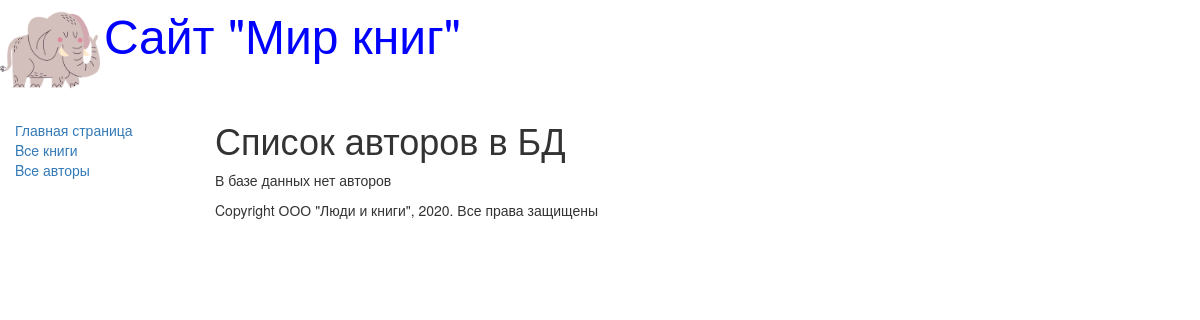
/authors/, run on an earlier commit of the app's database.
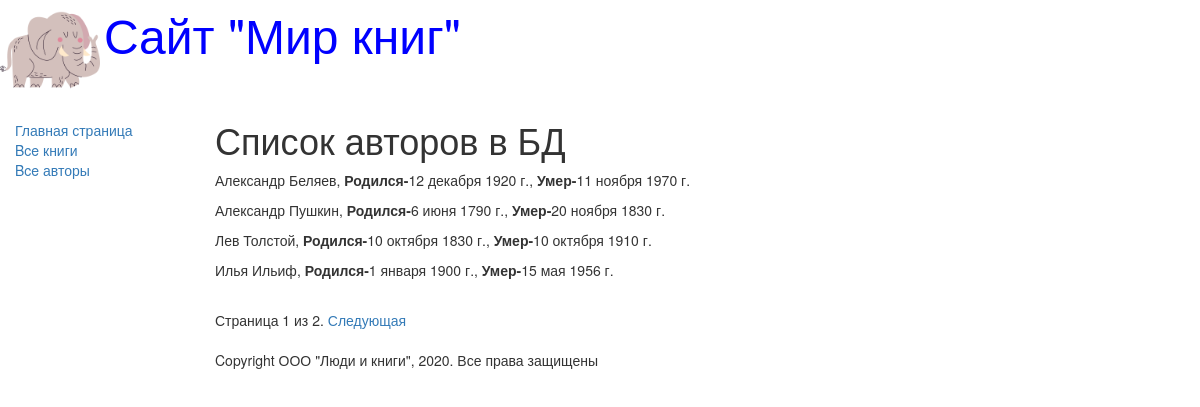
And on a later commit of the database.
### catalog/models.py (models this page shows, shortened)
class Author(models.Model):
    first_name = models.CharField(max_length=100, help_text='Ведите имя автора',
                                  verbose_name='Имя автора')
    last_name = models.CharField(max_length=100, help_text='Ведите фамилию автора',
                                 verbose_name='Фамилия автора')
    date_of_birth = models.DateField(help_text='Введите дату рождения',
                                     verbose_name='Дата рождения',
                                     null=True, blank=True)
    date_of_death = models.DateField(help_text='Введите дату смерти',
                                     verbose_name='Дата смерти',
                                     null=True, blank=True)

### catalog/views.py (the view)
# urls.py: url(r'^authors/$', views.AuthorListView.as_view(), name='authors'), # http://127.0.0.1:8000/authors/
class AuthorListView(generic.ListView):
    model = Author
    paginate_by = 4

### templates/catalog/author_list.html
{% extends "base_generic.html" %}
{% block content %}
    <h1>Список авторов в БД</h1>
    {% if author_list %}
        {% for author in author_list.all %}
        <p>
            {{ author.first_name }} {{ author.last_name }},
            <strong>Родился-</strong>{{ author.date_of_birth }},
            <strong>Умер-</strong>{{ author.date_of_death }}
        </p>
        {% endfor %}
    {% else %}
      <p>В базе данных нет авторов</p>
    {% endif %}
{% endblock %}

### templates/base_generic.html (shortened to what this page needs)
<!DOCTYPE html>
<html lang="en">
<head>
    <link rel="stylesheet"
        href="https://maxcdn.bootstrapcdn.com/bootstrap/3.3.7/css/bootstrap.min.css">
    {% load static %}
        <link rel="stylesheet" href="{% static 'css/styles.css' %}">
    {% block head %}
        <img src="{% static 'images/logotype.png' %}"
            style="width:100px; height:100px;" align="absmiddle" alt="Not found">
        <font size=7, color="blue">Сайт "Мир книг"</font>
    {% endblock %}
</head>
<body>
    <div class="container-fluid">
        <div class="row">
            <div class="col-sm-2">
                {% block sidebar %}
                <ul class="sidebar-nav">
                    <li><a href="{% url 'index' %}">Главная страница</a></li>
                    <li><a href="{% url 'books' %}">Bce книги</a></li>
                    <li><a href="{% url 'authors' %}">Bce авторы</a></li>
                </ul>
                {% endblock %}
            </div>
            <div class="col-sm-10">
                {% block content %}{% endblock %}
                {% block pagination %}
                    {% if is_paginated %}
                        <div class="pagination">
                            <span class="page-links">
                                <span class="page-current">
                                    Страница {{ page_obj.number }} из {{ page_obj.paginator.num_pages }}.
                                </span>
                                {% if page_obj.has_next %}
                                    <a href="{{ request.path }}?page={{ page_obj.next_page_number }}">Следующая</a>
                                {% endif %}
                            </span>
                        </div>
                    {% endif %}
                {% endblock %}
                {% block footer %}
                    {% block copyright %}
                        <p>Copyright ООО "Люди и книги", 2020. Все права защищены</p>
                    {% endblock %}
                {% endblock %}
            </div>
        </div>
    </div>
</body>
</html>

### static/css/styles.css (style rules this page uses)
.sidebar-nav { margin-top: 20px; padding: 0; list-style: none; }

What changed in the data, as far as the page shows it:
added Author: first_name "Александр", last_name "Беляев", date_of_birth "12 декабря 1920 г.", date_of_death "11 ноября 1970 г."
added Author: first_name "Александр", last_name "Пушкин", date_of_birth "6 июня 1790 г.", date_of_death "20 ноября 1830 г."
added Author: first_name "Лев", last_name "Толстой", date_of_birth "10 октября 1830 г.", date_of_death "10 октября 1910 г."
added Author: first_name "Илья", last_name "Ильиф", date_of_birth "1 января 1900 г.", date_of_death "15 мая 1956 г."
Also different on the page:
{{ page_obj.number }}: (not shown) → "1"
{{ page_obj.paginator.num_pages }}: (not shown) → "2"
text no longer shown: "В базе данных нет авторов"
text now shown: "Страница из . Следующая"
